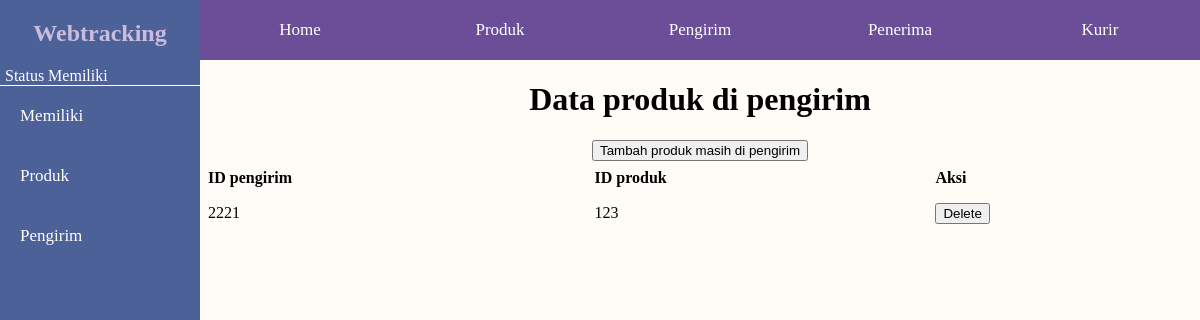
Before: /public/relasi/memiliki.php with the older database file.
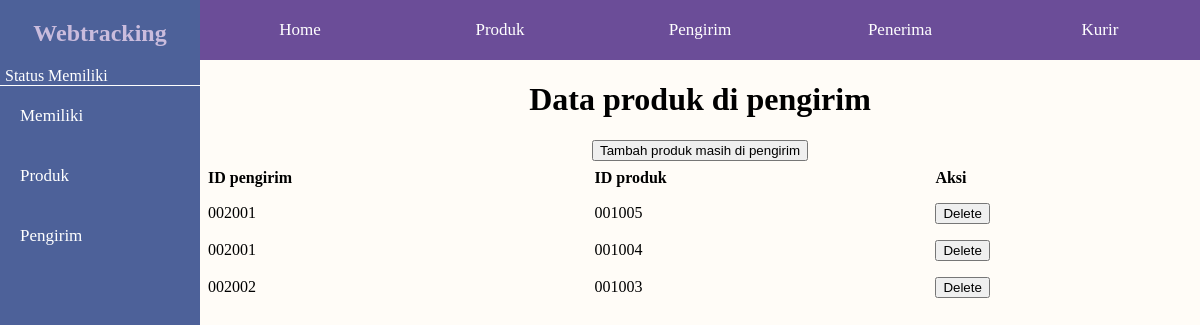
After: the same page with the newer database file.
### tables this page shows
CREATE TABLE `memiliki` (
  `id_pengirim` varchar(12) DEFAULT NULL,
  `id_produk` varchar(12) DEFAULT NULL
);

### php/connect.php (called while the page is built, shortened)
<?php
function connect()
{
    $connection = mysqli_connect('localhost', 'root', '', 'webtracking');
    return $connection;
}
?>

### public/relasi/memiliki.php (the view, shortened to what this page needs)
<?php
require '../../php/connect.php';
?>
<!DOCTYPE html>
<html lang="en">
<head>
    <link rel="stylesheet" href="../../css/main-style.css">
</head>
<body>
    <div class="wrapper">
        <aside>
            <div class="logo">
                <h2>Webtracking</h2>
            </div>
            <p id="status">Status Memiliki</p>
            <a href="memiliki.php">Memiliki</a>
            <a href="../produk.php">Produk</a>
            <a href="../pengirim.php">Pengirim</a>
        </aside>
        <div class="content">
            <nav id="sidenav">
                <a href="../../index.php">Home</a>
                <a href="../produk.php">Produk</a>
                <a href="../pengirim.php">Pengirim</a>
                <a href="../penerima.php">Penerima</a>
                <a href="../kurir.php">Kurir</a>
            </nav>
            <main>
                <div class="main-content">
                    <h1>Data produk di pengirim</h1>
                    <div class="action-button">
                        <button class="open-button-add" id="open-button-add" onclick="displayAddFormPopup()">Tambah produk masih di pengirim</button>
                    </div>
                    <table>
                        <tr>
                            <th>ID pengirim</th>
                            <th>ID produk</th>
                            <th>Aksi</th>
                        </tr>
                        <?php
                        $query = "SELECT * FROM memiliki";
                        $result = mysqli_query(connect(), $query);
                        while ($row = mysqli_fetch_assoc($result)) {
                            echo "<tr>";
                            echo "<td>" . $row['id_pengirim'] . "</td>";
                            echo "<td>" . $row['id_produk'] . "</td>";
                            echo "<td>";
                            echo "<form action='' method='POST'>";
                            echo "<button type='submit' class='btn' name='deleteMemiliki'>Delete</button>";
                            echo "</form>";
                            echo "</td>";
                            echo "</tr>";
                        }
                        ?>
                    </table>
                </div>
            </main>
        </div>
    </div>
</body>
</html>

Changed rows visible on the page:
removed memiliki: id_pengirim "2221", id_produk "123"
added memiliki: id_pengirim "002001", id_produk "001005"
added memiliki: id_pengirim "002001", id_produk "001004"
added memiliki: id_pengirim "002002", id_produk "001003"
